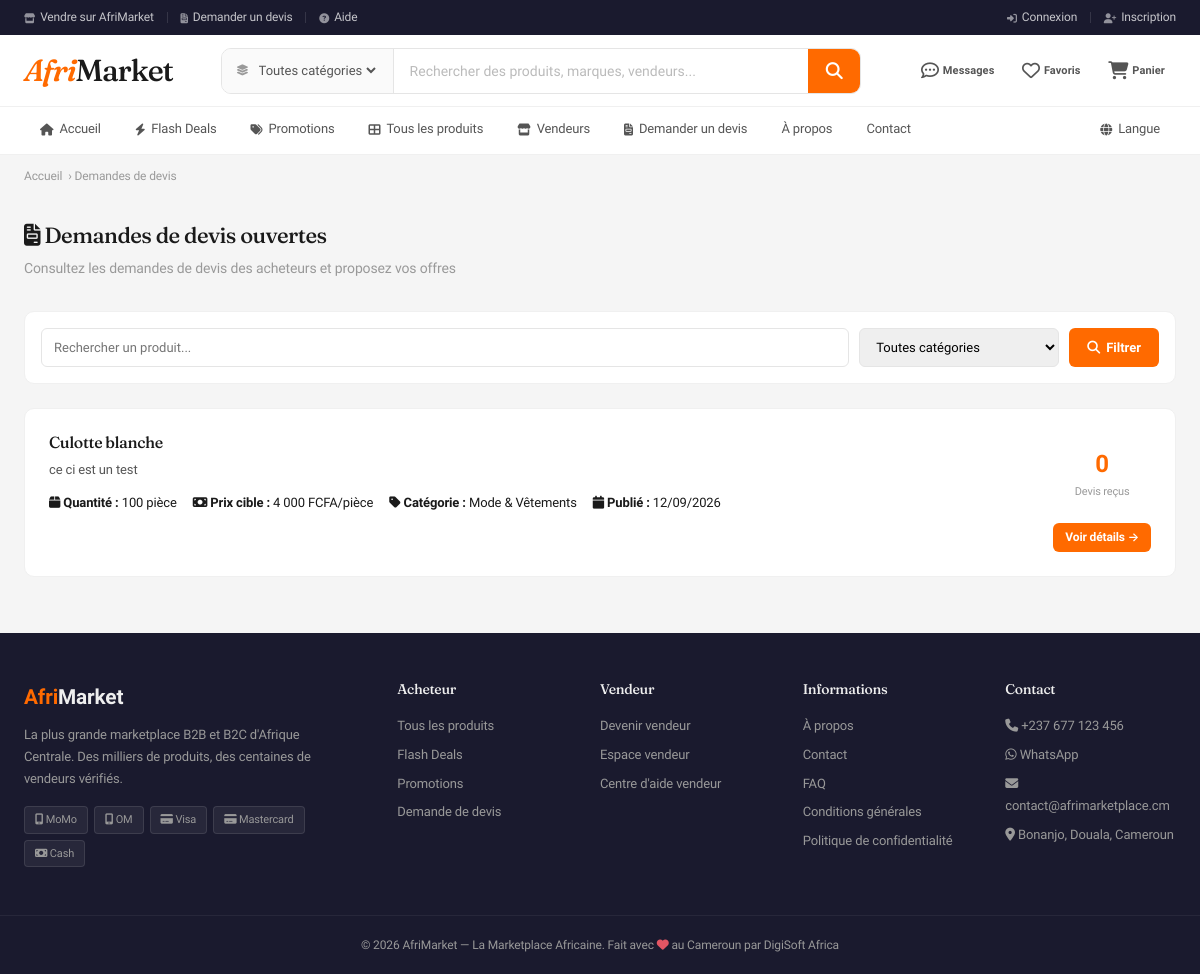
Screenshot of /fr/commandes/rfq/liste/ with the database file from the repository.
### orders/models.py (models this page shows, shortened)
class RFQ(models.Model):
    STATUS_CHOICES = [
        ('open', 'Ouverte'),
        ('quoted', 'Devis reçu'),
        ('accepted', 'Acceptée'),
        ('closed', 'Fermée'),
    ]
    buyer = models.ForeignKey(settings.AUTH_USER_MODEL, on_delete=models.CASCADE, related_name='rfqs')
    product_name = models.CharField(max_length=500)
    category = models.ForeignKey('catalog.Category', on_delete=models.SET_NULL, null=True)
    description = models.TextField()
    quantity = models.IntegerField()
    target_price = models.DecimalField(max_digits=12, decimal_places=0, null=True, blank=True)
    unit = models.CharField(max_length=50, default='pièce')
    status = models.CharField(max_length=20, choices=STATUS_CHOICES, default='open')
    created_at = models.DateTimeField(auto_now_add=True)
    class Meta:
        ordering = ['-created_at']

### catalog/models.py (models this page shows, shortened)
class Category(models.Model):
    parent = models.ForeignKey('self', on_delete=models.CASCADE, null=True, blank=True, related_name='children')
    name = models.CharField(max_length=200)
    slug = models.SlugField(max_length=200, unique=True)
    icon = models.CharField(max_length=50, default='📦')
    image = models.ImageField(upload_to='categories/', blank=True, null=True)
    description = models.TextField(blank=True)
    order = models.IntegerField(default=0)
    is_active = models.BooleanField(default=True)
    class Meta:
        verbose_name_plural = 'Categories'
        ordering = ['order', 'name']

### orders/views.py (the view)
# urls.py: path('rfq/liste/', views.rfq_list, name='rfq_list'),
def rfq_list(request):
    rfqs = RFQ.objects.filter(status='open').annotate(quote_cnt=Count('quotes')).order_by('-created_at')
    category = request.GET.get('category')
    if category:
        rfqs = rfqs.filter(category_id=category)
    search = request.GET.get('q')
    if search:
        rfqs = rfqs.filter(Q(product_name__icontains=search) | Q(description__icontains=search))
    categories = Category.objects.filter(parent__isnull=True)
    return render(request, 'orders/rfq_list.html', {
        'rfqs': rfqs,
        'categories': categories,
    })

### cart/context_processors.py (called while the page is built)
def cart_context(request):
    cart = get_cart(request)
    count = sum(item.get('quantity', 0) for item in cart.values())
    total = sum(item.get('price', 0) * item.get('quantity', 0) for item in cart.values())
    return {'cart_count': count, 'cart_total': total}

### cart/utils.py (called while the page is built, shortened)
def get_cart(request):
    return request.session.get('cart', {})

### catalog/context_processors.py (called while the page is built)
def categories_context(request):
    wishlist_count = 0
    if request.user.is_authenticated:
        wishlist_count = Wishlist.objects.filter(user=request.user).count()
    return {
        'nav_categories': Category.objects.filter(parent__isnull=True, is_active=True).prefetch_related('children')[:10],
        'wishlist_count': wishlist_count,
    }

### messaging/context_processors.py (called while the page is built, shortened)
def unread_messages_count(request):
    return {'unread_messages_count': 0}

### templates/orders/rfq_list.html (shortened to what this page needs)
{% extends 'base.html' %}{% load humanize %}
{% block content %}
<div class="breadcrumb"><a href="{% url 'home' %}">Accueil</a> › Demandes de devis</div>
<div style="max-width:1200px;margin:0 auto;padding:1.5rem;">
<div style="margin-bottom:2rem;">
<h2 style="font-size:22px;margin-bottom:8px;"><i class="fa-solid fa-file-invoice"></i> Demandes de devis ouvertes</h2>
<p style="color:var(--text3);font-size:14px;">Consultez les demandes de devis des acheteurs et proposez vos offres</p>
</div>
<div style="background:var(--white);border:1px solid var(--border2);border-radius:var(--radius);padding:1rem;margin-bottom:1.5rem;">
<form method="get" style="display:flex;gap:10px;flex-wrap:wrap;">
<input type="text" name="q" value="{{ request.GET.q }}" placeholder="Rechercher un produit..." class="form-control" style="flex:1;min-width:250px;">
<select name="category" class="form-control" style="max-width:200px;" onchange="this.form.submit()">
<option value="">Toutes catégories</option>
</select>
<button type="submit" class="btn btn-orange"><i class="fa-solid fa-magnifying-glass"></i> Filtrer</button>
</form>
</div>
{% if rfqs %}
<div style="display:grid;gap:1rem;">
{% for rfq in rfqs %}
<div style="background:var(--white);border:1px solid var(--border2);border-radius:var(--radius);padding:1.5rem;transition:var(--transition);cursor:pointer;" onmouseover="this.style.borderColor='var(--orange)'" onmouseout="this.style.borderColor='var(--border2)'" onclick="window.location='{% url 'orders:rfq_detail' rfq.id %}'">
<div style="display:grid;grid-template-columns:1fr auto;gap:1rem;align-items:start;">
<div>
<h3 style="font-size:16px;margin-bottom:8px;color:var(--text1);">{{ rfq.product_name }}</h3>
<div style="font-size:13px;color:var(--text2);margin-bottom:12px;line-height:1.6;">{{ rfq.description|truncatewords:30 }}</div>
<div style="display:flex;gap:16px;flex-wrap:wrap;font-size:13px;">
<span><strong><i class="fa-solid fa-box"></i> Quantité :</strong> {{ rfq.quantity|intcomma }} {{ rfq.unit }}</span>
{% if rfq.target_price %}
<span><strong><i class="fa-solid fa-money-bill"></i> Prix cible :</strong> {{ rfq.target_price|intcomma }} FCFA/{{ rfq.unit }}</span>
{% endif %}
{% if rfq.category %}
<span><strong><i class="fa-solid fa-tag"></i> Catégorie :</strong> {{ rfq.category.name }}</span>
{% endif %}
<span><strong><i class="fa-solid fa-calendar"></i> Publié :</strong> {{ rfq.created_at|date:"d/m/Y" }}</span>
</div>
</div>
<div style="text-align:center;">
<div style="background:var(--bg2);padding:12px;border-radius:var(--radius);margin-bottom:10px;">
<div style="font-size:24px;font-weight:700;color:var(--orange);">{{ rfq.quote_cnt }}</div>
<div style="font-size:11px;color:var(--text3);">Devis reçus</div>
</div>
<a href="{% url 'orders:rfq_detail' rfq.id %}" class="btn btn-orange btn-sm" onclick="event.stopPropagation()">Voir détails →</a>
</div>
</div>
</div>
{% endfor %}
</div>
{% endif %}
</div>
{% endblock %}

### static/css/style.css (style rules this page uses)
:root { --orange:#ff6a00;--orange-dark:#e55d00;--orange-light:#fff3eb;--red:#f43f5e;--red-bg:#fff1f2;--green:#10b981;--green-bg:#ecfdf5;--blue:#3b82f6;--blue-bg:#eff6ff;--yellow:#f59e0b;--yellow-bg:#fffbeb;--purple:#8b5cf6;--bg:#f5f5f5;--white:#fff;--text:#1a1a1a;--text2:#555;--text3:#999;--border:#e5e5e5;--border2:#f0f0f0;--shadow:0 2px 8px rgba(0,0,0,.06);--shadow-lg:0 4px 24px rgba(0,0,0,.08);--radius:10px;--radius-sm:6px;--font:'Inter Tight',-apple-system,BlinkMacSystemFont,'Segoe UI',Roboto,sans-serif;--font-display:'Fraunces',Georgia,'Times New Roman',serif;--max-w:1400px;--transition:all .2s ease; }
*,*::before,*::after { box-sizing:border-box;margin:0;padding:0; }
html { scroll-behavior:smooth }
body { font-family:var(--font);background:var(--bg);color:var(--text);line-height:1.6;-webkit-font-smoothing:antialiased;-moz-osx-font-smoothing:grayscale;font-size:14px;letter-spacing:-.01em }
a { color:inherit;text-decoration:none }
button { cursor:pointer;font-family:var(--font) }
h1,h2,h3,h4,h5 { font-family:var(--font-display);font-weight:500;line-height:1.2;letter-spacing:-.025em;font-variation-settings:"opsz" 144,"SOFT" 50 }
.btn { display:inline-flex;align-items:center;gap:6px;padding:8px 18px;border-radius:var(--radius-sm);font-weight:600;font-size:13px;transition:var(--transition);border:none }
.btn-orange { background:var(--orange);color:#fff }
.btn-sm { padding:5px 12px;font-size:12px }
.form-control { width:100%;padding:10px 12px;border:1px solid var(--border);border-radius:var(--radius-sm);font-size:13px;transition:var(--transition);font-family:var(--font) }
.breadcrumb { max-width:var(--max-w);margin:0 auto;padding:12px 1.5rem;font-size:12px;color:var(--text3);display:flex;gap:6px;align-items:center }

### rows the page displays
RFQ: product_name "Culotte blanche", description "ce ci est un test", quantity "100", unit "pièce", target_price "4 000", category.name "Mode & Vêtements", created_at "12/09/2026", quote_cnt "0"
